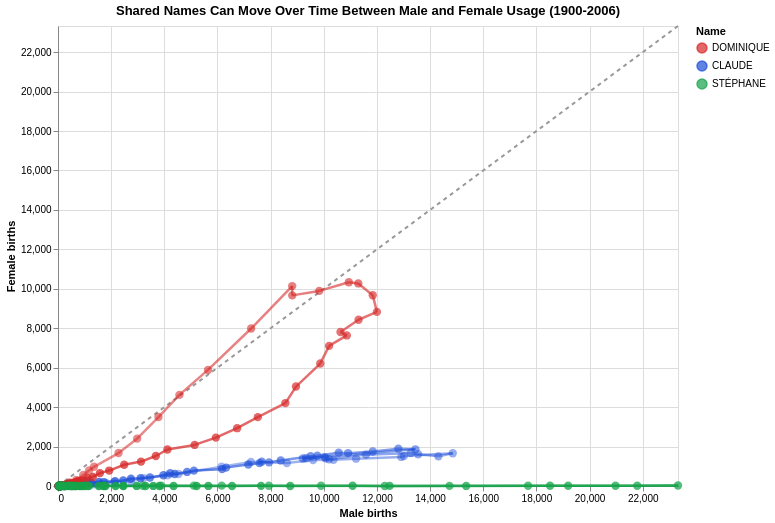

The cell this chart's notebook holds for it:
### Code cell
import ipywidgets as widgets
from IPython.display import display

selected_name_labels = selected_names.copy()
all_name_labels = available_names.copy()
start_year = 2000
end_year = 2020
chart_handle = None

palette_pool = ['#d62828', '#1d4ed8', '#16a34a', '#f59e0b', '#7c3aed', '#0891b2', '#db2777', '#65a30d', '#ea580c', '#4f46e5']

def build_chart(selected_names_for_chart, year_start, year_end):
    filtered = plot_data[
        plot_data['preusuel'].isin(selected_names_for_chart)
        & plot_data['annais'].between(year_start, year_end)
    ].copy()

    filtered['year_strength'] = 0.35
    if year_end > year_start:
        filtered['year_strength'] = 0.25 + 0.75 * ((filtered['annais'] - year_start) / (year_end - year_start))

    limits = max(filtered['male_births'].max(), filtered['female_births'].max()) if not filtered.empty else 1
    reference = pd.DataFrame({'x': [0, limits], 'y': [0, limits]})

    diag = alt.Chart(reference).mark_line(color='#999', strokeDash=[4, 4]).encode(
        x=alt.X('x:Q', title='Male births', scale=alt.Scale(domain=[0, limits], nice=False)),
        y=alt.Y('y:Q', title='Female births', scale=alt.Scale(domain=[0, limits], nice=False))
    )

    segments = filtered.copy()
    segments['male_births_next'] = segments.groupby('preusuel')['male_births'].shift(-1)
    segments['female_births_next'] = segments.groupby('preusuel')['female_births'].shift(-1)
    segments = segments.dropna(subset=['male_births_next', 'female_births_next']).copy()

    palette = palette_pool[:len(selected_names_for_chart)]

    lines = alt.Chart(segments).mark_rule(strokeWidth=2.5).encode(
        x=alt.X('male_births:Q', title='Male births', scale=alt.Scale(domain=[0, limits], nice=False)),
        y=alt.Y('female_births:Q', title='Female births', scale=alt.Scale(domain=[0, limits], nice=False)),
        x2='male_births_next:Q',
        y2='female_births_next:Q',
        color=alt.Color('preusuel:N', title='Name', scale=alt.Scale(domain=selected_names_for_chart, range=palette)),
        opacity=alt.Opacity('year_strength:Q', legend=None, scale=alt.Scale(domain=[0.25, 1], range=[0.2, 1]))
    )

    points = alt.Chart(filtered).mark_circle(size=70).encode(
        x=alt.X('male_births:Q', title='Male births', scale=alt.Scale(domain=[0, limits], nice=False)),
        y=alt.Y('female_births:Q', title='Female births', scale=alt.Scale(domain=[0, limits], nice=False)),
        color=alt.Color('preusuel:N', title='Name', scale=alt.Scale(domain=selected_names_for_chart, range=palette)),
        opacity=alt.Opacity('year_strength:Q', legend=None, scale=alt.Scale(domain=[0.25, 1], range=[0.25, 1])),
        tooltip=[
            alt.Tooltip('preusuel:N', title='Name'),
            alt.Tooltip('annais:Q', title='Year'),
            alt.Tooltip('male_births:Q', title='Male births'),
            alt.Tooltip('female_births:Q', title='Female births')
        ]
    )

    return (diag + lines + points).properties(
        width=620,
        height=460,
        title=f'Shared Names Can Move Over Time Between Male and Female Usage ({year_start}-{year_end})'
    )

def refresh_controls():
    add_name_dropdown.options = [label for label in all_name_labels if label not in selected_name_labels]
    remove_name_dropdown.options = selected_name_labels.copy()
    if add_name_dropdown.options:
        add_name_dropdown.value = add_name_dropdown.options[0]
    else:
        add_name_dropdown.value = None
    if remove_name_dropdown.options:
        remove_name_dropdown.value = remove_name_dropdown.options[0]
    else:
        remove_name_dropdown.value = None

def refresh_chart():
    chart_handle.update(build_chart(selected_name_labels, year_start_slider.value, year_end_slider.value))

def on_add_name_clicked(_):
    value = add_name_dropdown.value
    if value and value not in selected_name_labels:
        selected_name_labels.append(value)
        refresh_controls()
        refresh_chart()

def on_remove_name_clicked(_):
    value = remove_name_dropdown.value
    if value and value in selected_name_labels and len(selected_name_labels) > 1:
        selected_name_labels.remove(value)
        refresh_controls()
        refresh_chart()

def on_year_change(change):
    if year_start_slider.value > year_end_slider.value:
        if change['owner'] is year_start_slider:
            year_end_slider.value = year_start_slider.value
        else:
            year_start_slider.value = year_end_slider.value
    refresh_chart()

add_name_dropdown = widgets.Dropdown(
    options=[],
    description='Add name:',
    layout=widgets.Layout(width='320px')
)

remove_name_dropdown = widgets.Dropdown(
    options=[],
    description='Remove name:',
    layout=widgets.Layout(width='320px')
)

year_start_slider = widgets.IntSlider(value=start_year, min=min_year, max=max_year, step=1, description='From year:', layout=widgets.Layout(width='320px'))
year_end_slider = widgets.IntSlider(value=end_year, min=min_year, max=max_year, step=1, description='To year:', layout=widgets.Layout(width='320px'))

add_name_button = widgets.Button(description='Add', button_style='primary')
remove_name_button = widgets.Button(description='Remove')
add_name_button.on_click(on_add_name_clicked)
remove_name_button.on_click(on_remove_name_clicked)
year_start_slider.observe(on_year_change, names='value')
year_end_slider.observe(on_year_change, names='value')

refresh_controls()
display(widgets.VBox([
    widgets.HBox([add_name_dropdown, add_name_button, remove_name_dropdown, remove_name_button]),
    widgets.HBox([year_start_slider, year_end_slider]),
]))
chart_handle = display(build_chart(selected_name_labels, start_year, end_year), display_id=True)

### Figure 1 — Vega-Lite specification as saved in the notebook (floating-point values rounded to 4 significant figures; data arrays with more than 128 entries replaced by an {"elided": "..."} marker saying what was removed)
{"config": {"view": {"continuousWidth": 300, "continuousHeight": 300}}, "layer": [{"data": {"name": "data-8486db4bf11174018c16511a4a68e95a"}, "mark": {"type": "line", "color": "#999", "strokeDash": [4, 4]}, "encoding": {"x": {"field": "x", "scale": {"domain": [0, 23330.0], "nice": false}, "title": "Male births", "type": "quantitative"}, "y": {"field": "y", "scale": {"domain": [0, 23330.0], "nice": false}, "title": "Female births", "type": "quantitative"}}}, {"data": {"name": "data-e3f4f2b8f7c7ad83e60e890ef2b7c038"}, "mark": {"type": "rule", "strokeWidth": 2.5}, "encoding": {"color": {"field": "preusuel", "scale": {"domain": ["DOMINIQUE", "CLAUDE", "STÉPHANE"], "range": ["#d62828", "#1d4ed8", "#16a34a"]}, "title": "Name", "type": "nominal"}, "opacity": {"field": "year_strength", "legend": null, "scale": {"domain": [0.25, 1], "range": [0.2, 1]}, "type": "quantitative"}, "x": {"field": "male_births", "scale": {"domain": [0, 23330.0], "nice": false}, "title": "Male births", "type": "quantitative"}, "x2": {"field": "male_births_next"}, "y": {"field": "female_births", "scale": {"domain": [0, 23330.0], "nice": false}, "title": "Female births", "type": "quantitative"}, "y2": {"field": "female_births_next"}}}, {"data": {"name": "data-b5c82dfba2860220ea3d8c5d4c064a7f"}, "mark": {"type": "circle", "size": 70}, "encoding": {"color": {"field": "preusuel", "scale": {"domain": ["DOMINIQUE", "CLAUDE", "STÉPHANE"], "range": ["#d62828", "#1d4ed8", "#16a34a"]}, "title": "Name", "type": "nominal"}, "opacity": {"field": "year_strength", "legend": null, "scale": {"domain": [0.25, 1], "range": [0.25, 1]}, "type": "quantitative"}, "tooltip": [{"field": "preusuel", "title": "Name", "type": "nominal"}, {"field": "annais", "title": "Year", "type": "quantitative"}, {"field": "male_births", "title": "Male births", "type": "quantitative"}, {"field": "female_births", "title": "Female births", "type": "quantitative"}], "x": {"field": "male_births", "scale": {"domain": [0, 23330.0], "nice": false}, "title": "Male births", "type": "quantitative"}, "y": {"field": "female_births", "scale": {"domain": [0, 23330.0], "nice": false}, "title": "Female births", "type": "quantitative"}}}], "height": 460, "title": "Shared Names Can Move Over Time Between Male and Female Usage (1900-2006)", "width": 620, "$schema": "https://vega.github.io/schema/vega-lite/v6.4.1.json", "datasets": {"data-8486db4bf11174018c16511a4a68e95a": [{"x": 0.0, "y": 0.0}, {"x": 23330.0, "y": 23330.0}], "data-e3f4f2b8f7c7ad83e60e890ef2b7c038": {"elided": "309 records"}, "data-b5c82dfba2860220ea3d8c5d4c064a7f": {"elided": "312 records"}}}
